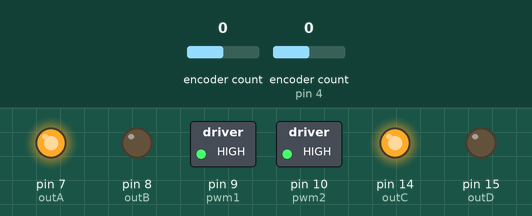
The sketch below on a simulated Arduino Uno, built with avr-gcc and run on an emulated ATmega328P. On the bench: switched loads named in the sketch (green lamp = pin HIGH), output pins drawn as LEDs (lit = HIGH). The inputs (shaded band) are chosen by the test bench; at power-on: encoder count 0, encoder count (sensor on pin 4) 0.

Above: at 0.1 s.
Timing chart, 0 to 1.6 s (numbered marks = the images above):
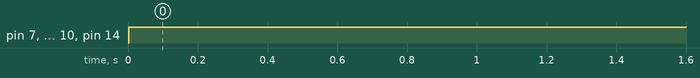

Measured:
- by itself, pin 7 (outA), pin 9 (pwm1), pin 10 (pwm2), pin 14 (outC): LOW → HIGH at 0.00 s

The sketch:

CS2_Dual_Motor.ino
```cpp
#include <PID_v1.h>
#include <Encoder.h>
#include <cmath>

#define outA 7
#define outB 8
#define pwm1 9

#define outC 14
#define outD 15
#define pwm2 10

double Setpoint, Input, Output;
bool Forwards;

double Setpoint1, Input1, Output1;
bool Forwards1;

bool mot1, mot2;

PID motor1(&Input, &Output, &Setpoint,17.5, 0.27, 0, DIRECT);

PID motor2(&Input1, &Output1, &Setpoint1,17.5, 0.27,0, DIRECT);

Encoder motorEncoder1(0, 1);
Encoder motorEncoder2(4, 5);

void setup() {
  pinMode(outA, OUTPUT);
  pinMode(outB, OUTPUT);
  pinMode(outC, OUTPUT);
  pinMode(outD, OUTPUT);

  pinMode(pwm1, OUTPUT);
  pinMode(pwm2, OUTPUT);


  motorEncoder1.write(0);
  motorEncoder2.write(0);

  Input = motorEncoder1.read();
  Input1 = motorEncoder2.read();

  motor1.SetMode(AUTOMATIC);
  motor2.SetMode(AUTOMATIC);

}

void motor1manual(int PWM, boolean BACK){
  analogWrite(pwm1, PWM);
  if(BACK){
    digitalWrite(outA, LOW);
    digitalWrite(outB, HIGH);
  }
  else{
    digitalWrite(outA, HIGH);
    digitalWrite(outB, LOW);
  }

}

void motor2manual(int PWM, boolean BACK){
  analogWrite(pwm2, PWM);
  if(BACK){
    digitalWrite(outC, LOW);
    digitalWrite(outD, HIGH);
  }
  else{
    digitalWrite(outC, HIGH);
    digitalWrite(outD, LOW);
  }

}

void loop() {


  Setpoint = 500;
  Setpoint1 = 500;

  Forwards = false;
  Forwards1 = false;

  motorEncoder1.write(0);
  motorEncoder2.write(0);


  Input = abs(motorEncoder1.read());
  Input1 = abs(motorEncoder2.read());


  for(int x = 0; x < 50000; x++){
  Input = abs(motorEncoder1.read());
  motor1.Compute();

  Input1 = abs(motorEncoder2.read());
  motor2.Compute();

  if(Setpoint > Input && Forwards != true){
    motor1manual(Output, false);
  }
  else if (Setpoint < Input && Forwards != true){
    motor1manual(Output, true);
  }
  else if(Setpoint < Input && Forwards == true){
    motor1manual(Output, false);
  }
  else if (Setpoint > Input && Forwards == true){
    motor1manual(Output, true);
  }
  else{
    Serial.print("Target1");
  }

   if(Setpoint1 > Input1 && Forwards1 != true){
    motor2manual(Output1, false);
  }
  else if (Setpoint1 < Input1 && Forwards1 != true){
    motor2manual(Output1, true);
  }
  else if(Setpoint1 < Input1 && Forwards1 == true){
    motor2manual(Output1, false);
  }
  else if (Setpoint1 > Input1 && Forwards1 == true){
    motor2manual(Output1, true);
  }
  else{
    Serial.print("Target2");
  }
  }
  motor1manual(0, true);
  motor2manual(0, true);


 //break
 delay(1000);
 Serial.print("break");

motorEncoder1.write(0);
motorEncoder2.write(0);


  Setpoint = 257 ;
  Setpoint1 = 0;

  Forwards = false;
  Forwards1 = true;
  Input = abs(motorEncoder1.read());
  Input1 = abs(motorEncoder2.read());


  for(int y = 0; y < 80000; y++){
  Input = abs(motorEncoder1.read());
  motor1.Compute();

  Input1 = abs(motorEncoder2.read());
  motor2.Compute();

  if(Setpoint > Input && Forwards != true){
    motor1manual(Output, false);
  }
  else if (Setpoint < Input && Forwards != true){
    motor1manual(Output, true);
  }
  else if(Setpoint < Input && Forwards == true){
    motor1manual(Output, false);
  }
  else if (Setpoint > Input && Forwards == true){
    motor1manual(Output, true);
  }
  else{
    Serial.print("Target1");
  }

   if(Setpoint1 > Input1 && Forwards1 != true){
    motor2manual(Output1, false);
  }
  else if (Setpoint1 < Input1 && Forwards1 != true){
    motor2manual(Output1, true);
  }
  else if(Setpoint1 < Input1 && Forwards1 == true){
    motor2manual(Output1, false);
  }
  else if (Setpoint1 > Input1 && Forwards1 == true){
    motor2manual(Output1, true);
  }
  else{
    Serial.print("Target2");
  }
  }
  motor1manual(0, true);
  motor2manual(0, true);


  }
```
